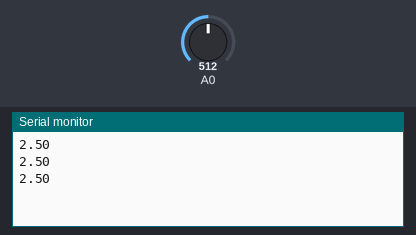
The sketch below on a simulated Arduino Uno, built with avr-gcc and run on an emulated ATmega328P. On the bench: the last lines printed to the serial monitor. Inputs (shaded band) come from the test bench; at power-on: A0 = 512.

Above: at 1.3 s.
1.4 s: A0 set to 716
At 1.9 s:
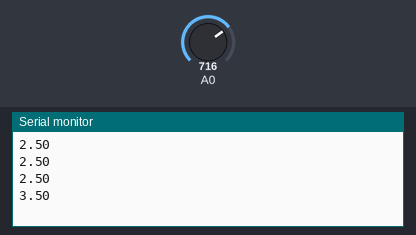
2.9 s: A0 set to 900
At 3.4 s:
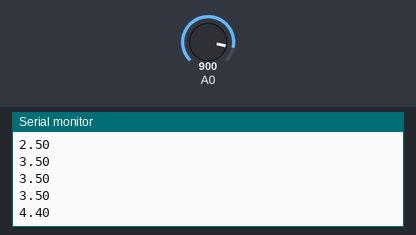
Timing chart, 0 to 5.9 s (numbered marks = the images above; inputs shaded):
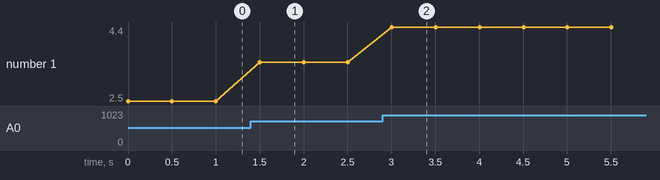

Measured:
- after the input at 1.4 s, the serial monitor: prints a new line after 0.10 s (image 1)
- after the input at 2.9 s, the serial monitor: prints a new line after 0.10 s (image 2)
- plotted number 1: 2.5 → 3.5 after the input at 1.4 s, 3.5 → 4.4 after the input at 2.9 s

The sketch:

read-analog-voltage.ino
```cpp
/***
 * Millennium Library - Arduino Workshop
 *
 * TITLE:        Example #4
 * DESCRIPTION:  Read an analog voltage.
 * AUTHOR:       Dario Schor (schor@ieee.org), Troy Denton (trdenton@gmail.com)
 * DATE:         March 22, 2014
 **/


void setup() {
  // put your setup code here, to run once:
  Serial.begin(9600);
}

void loop() {

    // put your main code here, to run repeatedly:
    int reading = analogRead(A0);
    float voltage = reading*(5.0/1023.0);

    Serial.println(voltage);

    delay(500);


}
```
